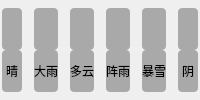
           <widget class="QWidget" name="horizontalWidget_8" native="true">
            <property name="styleSheet">
             <string notr="true">QLabel {
	background-color: rgba(60, 60, 60, 100);
	border-radius: 4px;
}</string>
            </property>
            <layout class="QHBoxLayout" name="hl_weather_2">
             <property name="spacing">
              <number>8</number>
             </property>
             <property name="leftMargin">
              <number>0</number>
             </property>
             <property name="topMargin">
              <number>6</number>
             </property>
             <property name="rightMargin">
              <number>0</number>
             </property>
             <property name="bottomMargin">
              <number>6</number>
             </property>
             <item>
              <layout class="QVBoxLayout" name="verticalLayout_26">
               <property name="spacing">
                <number>0</number>
               </property>
               <property name="leftMargin">
                <number>2</number>
               </property>
               <property name="topMargin">
                <number>2</number>
               </property>
               <property name="rightMargin">
                <number>2</number>
               </property>
               <property name="bottomMargin">
                <number>2</number>
               </property>
               <item>
                <widget class="QLabel" name="ll_type_icon1">
                 <property name="text">
                  <string/>
                 </property>
                 <property name="pixmap">
                  <pixmap resource="main.qrc">:/res/type/Qing.png</pixmap>
                 </property>
                 <property name="scaledContents">
                  <bool>false</bool>
                 </property>
                 <property name="alignment">
                  <set>Qt::AlignCenter</set>
                 </property>
                </widget>
               </item>
               <item>
                <widget class="QLabel" name="ll_type1">
                 <property name="text">
                  <string>晴</string>
                 </property>
                 <property name="alignment">
                  <set>Qt::AlignCenter</set>
                 </property>
                </widget>
               </item>
              </layout>
             </item>
             <item>
              <layout class="QVBoxLayout" name="verticalLayout_25">
               <property name="spacing">
                <number>0</number>
               </property>
               <property name="leftMargin">
                <number>2</number>
               </property>
               <property name="topMargin">
                <number>2</number>
               </property>
               <property name="rightMargin">
                <number>2</number>
               </property>
               <property name="bottomMargin">
                <number>2</number>
               </property>
               <item>
                <widget class="QLabel" name="ll_type_icon2">
                 <property name="text">
                  <string/>
                 </property>
                 <property name="pixmap">
                  <pixmap resource="main.qrc">:/res/type/DaYu.png</pixmap>
                 </property>
                 <property name="alignment">
                  <set>Qt::AlignCenter</set>
                 </property>
                </widget>
               </item>
               <item>
                <widget class="QLabel" name="ll_type2">
                 <property name="text">
                  <string>大雨</string>
                 </property>
                 <property name="alignment">
                  <set>Qt::AlignCenter</set>
                 </property>
                </widget>
               </item>
              </layout>
             </item>
             <item>
              <layout class="QVBoxLayout" name="verticalLayout_24">
               <property name="spacing">
                <number>0</number>
               </property>
               <property name="leftMargin">
                <number>2</number>
               </property>
               <property name="topMargin">
                <number>2</number>
               </property>
               <property name="rightMargin">
                <number>2</number>
               </property>
               <property name="bottomMargin">
                <number>2</number>
               </property>
               <item>
                <widget class="QLabel" name="ll_type_icon3">
                 <property name="text">
                  <string/>
                 </property>
                 <property name="pixmap">
                  <pixmap resource="main.qrc">:/res/type/DuoYun.png</pixmap>
                 </property>
                 <property name="scaledContents">
                  <bool>false</bool>
                 </property>
                 <property name="alignment">
                  <set>Qt::AlignCenter</set>
                 </property>
                </widget>
               </item>
               <item>
                <widget class="QLabel" name="ll_type3">
                 <property name="text">
                  <string>多云</string>
                 </property>
                 <property name="alignment">
                  <set>Qt::AlignCenter</set>
                 </property>
                </widget>
               </item>
              </layout>
             </item>
             <item>
              <layout class="QVBoxLayout" name="verticalLayout_19">
               <property name="spacing">
                <number>0</number>
               </property>
               <property name="leftMargin">
                <number>2</number>
               </property>
               <property name="topMargin">
                <number>2</number>
               </property>
               <property name="rightMargin">
                <number>2</number>
               </property>
               <property name="bottomMargin">
                <number>2</number>
               </property>
               <item>
                <widget class="QLabel" name="ll_type_icon4">
                 <property name="text">
                  <string/>
                 </property>
                 <property name="pixmap">
                  <pixmap resource="main.qrc">:/res/type/ZhenXue.png</pixmap>
                 </property>
                 <property name="alignment">
                  <set>Qt::AlignCenter</set>
                 </property>
                </widget>
               </item>
               <item>
                <widget class="QLabel" name="ll_type4">
                 <property name="text">
                  <string>阵雨</string>
                 </property>
                 <property name="alignment">
                  <set>Qt::AlignCenter</set>
                 </property>
                </widget>
               </item>
              </layout>
             </item>
             <item>
              <layout class="QVBoxLayout" name="verticalLayout_23">
               <property name="spacing">
                <number>0</number>
               </property>
               <property name="leftMargin">
                <number>2</number>
               </property>
               <property name="topMargin">
                <number>2</number>
               </property>
               <property name="rightMargin">
                <number>2</number>
               </property>
               <property name="bottomMargin">
                <number>2</number>
               </property>
               <item>
                <widget class="QLabel" name="ll_type_icon5">
                 <property name="text">
                  <string/>
                 </property>
                 <property name="pixmap">
                  <pixmap resource="main.qrc">:/res/type/BaoXue.png</pixmap>
                 </property>
                 <property name="alignment">
                  <set>Qt::AlignCenter</set>
                 </property>
                </widget>
               </item>
               <item>
                <widget class="QLabel" name="ll_type5">
                 <property name="text">
                  <string>暴雪</string>
                 </property>
                 <property name="alignment">
                  <set>Qt::AlignCenter</set>
                 </property>
                </widget>
               </item>
              </layout>
             </item>
             <item>
              <layout class="QVBoxLayout" name="verticalLayout_22">
               <property name="spacing">
                <number>0</number>
               </property>
               <property name="leftMargin">
                <number>2</number>
               </property>
               <property name="topMargin">
                <number>2</number>
               </property>
               <property name="rightMargin">
                <number>2</number>
               </property>
               <property name="bottomMargin">
                <number>2</number>
               </property>
               <item>
                <widget class="QLabel" name="ll_type_icon6">
                 <property name="text">
                  <string/>
                 </property>
                 <property name="pixmap">
                  <pixmap resource="main.qrc">:/res/type/Yin.png</pixmap>
                 </property>
                 <property name="alignment">
                  <set>Qt::AlignCenter</set>
                 </property>
                </widget>
               </item>
               <item>
                <widget class="QLabel" name="ll_type6">
                 <property name="text">
                  <string>阴</string>
                 </property>
                 <property name="alignment">
                  <set>Qt::AlignCenter</set>
                 </property>
                </widget>
               </item>
              </layout>
             </item>
            </layout>
           </widget>
